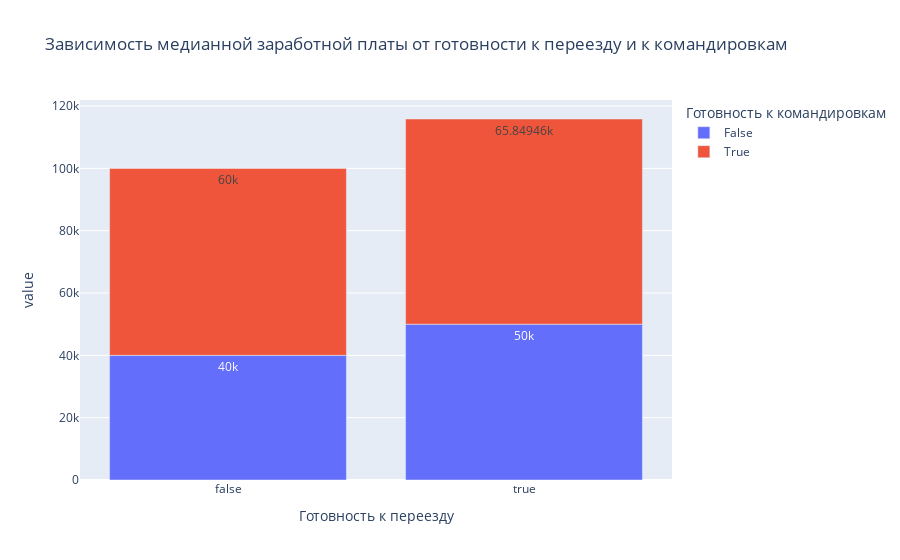

Source (notebook cell):
### Markdown cell above
Медианный уровень ожидаемой заработной платы в городах-миллионниках и "других" вдвое (точнее в 2.125) меньше того же уровня, чем в Москве. И в полтора раза меньше, чем в Санкт-Петербурге.
Для прогнозирования заработной платы соискатлей локация работодателя имеет значение.

### Code cell
temp = merged_data.pivot_table(
    values='ЗП',
    index= 'Готовность к переезду',
    columns='Готовность к командировкам',
    aggfunc='median') # формируем df

#строим график для задания 4.6
fig = px.bar(
    temp, #DataFrame
    title = "Зависимость медианной заработной платы от готовности к переезду и к командировкам", #заголовок
    text_auto = True #отображаем значения на самих столбцах
    );
fig.show() #отображаем график
fig.write_html("data/Зависимость медианной заработной платы от переезда и командировок.html") #сохраняем график

### Figure 1 — Plotly figure (JSON) as saved in the notebook; plotly's stock layout.template omitted (floating-point values rounded to 4 significant figures)
{"data": [{"alignmentgroup": "True", "hovertemplate": "Готовность к командировкам=False<br>Готовность к переезду=%{x}<br>value=%{y}<extra></extra>", "legendgroup": "False", "marker": {"color": "#636efa", "pattern": {"shape": ""}}, "name": "False", "offsetgroup": "False", "orientation": "v", "showlegend": true, "textposition": "auto", "texttemplate": "%{y}", "type": "bar", "x": [false, true], "xaxis": "x", "y": [40000, 50000], "yaxis": "y"}, {"alignmentgroup": "True", "hovertemplate": "Готовность к командировкам=True<br>Готовность к переезду=%{x}<br>value=%{y}<extra></extra>", "legendgroup": "True", "marker": {"color": "#EF553B", "pattern": {"shape": ""}}, "name": "True", "offsetgroup": "True", "orientation": "v", "showlegend": true, "textposition": "auto", "texttemplate": "%{y}", "type": "bar", "x": [false, true], "xaxis": "x", "y": [60000, 65850.0], "yaxis": "y"}], "layout": {"barmode": "relative", "legend": {"title": {"text": "Готовность к командировкам"}, "tracegroupgap": 0}, "title": {"text": "Зависимость медианной заработной платы от готовности к переезду и к командировкам"}, "xaxis": {"anchor": "y", "domain": [0, 1], "title": {"text": "Готовность к переезду"}}, "yaxis": {"anchor": "x", "domain": [0, 1], "title": {"text": "value"}}}}
